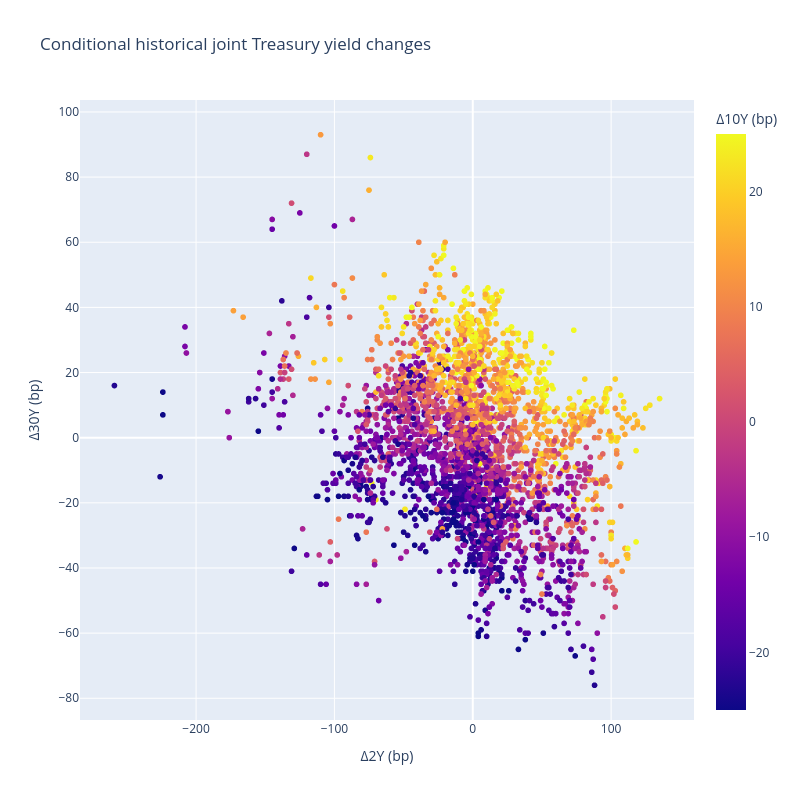

The notebook cell saved with this chart:
### Markdown cell above
### Joint yield changes

Color identifies the conditioning tenor. Hover retains historical interval dates and elapsed days.

### Code cell
yield_scenarios.show_plot(height=700, width=700)

### Figure 1 — Plotly figure (JSON) as saved in the notebook; plotly's stock layout.template omitted (floating-point values rounded to 4 significant figures; data arrays with more than 128 entries replaced by an {"elided": "..."} marker saying what was removed)
{"data": [{"customdata": {"elided": "3282x4 mixed values"}, "hovertemplate": "<b>%{hovertext}</b><br><br>Δ2Y (bp)=%{x}<br>Δ30Y (bp)=%{y}<br>Historical start=%{customdata[0]}<br>Historical end=%{customdata[1]}<br>Calendar target=%{customdata[2]}<br>Elapsed days=%{customdata[3]}<br>Δ10Y (bp)=%{marker.color}<extra></extra>", "hovertext": {"elided": "3282 str values"}, "legendgroup": "", "marker": {"color": {"elided": "3282 float values"}, "coloraxis": "coloraxis", "symbol": "circle"}, "mode": "markers", "name": "", "showlegend": false, "type": "scattergl", "x": {"elided": "3282 float values"}, "xaxis": "x", "y": {"elided": "3282 float values"}, "yaxis": "y"}], "layout": {"coloraxis": {"colorbar": {"title": {"text": "Δ10Y (bp)"}}, "colorscale": [[0, "#0d0887"], [0.1111, "#46039f"], [0.2222, "#7201a8"], [0.3333, "#9c179e"], [0.4444, "#bd3786"], [0.5556, "#d8576b"], [0.6667, "#ed7953"], [0.7778, "#fb9f3a"], [0.8889, "#fdca26"], [1, "#f0f921"]]}, "height": 800, "legend": {"tracegroupgap": 0}, "title": {"text": "Conditional historical joint Treasury yield changes"}, "width": 800, "xaxis": {"anchor": "y", "domain": [0, 1], "title": {"text": "Δ2Y (bp)"}}, "yaxis": {"anchor": "x", "domain": [0, 1], "title": {"text": "Δ30Y (bp)"}}}}
